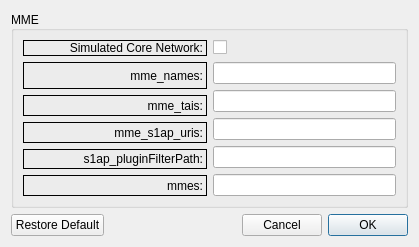
<?xml version="1.0" encoding="UTF-8"?>
<ui version="4.0">
 <class>MmeForm</class>
 <widget class="QWidget" name="MmeForm">
  <property name="geometry">
   <rect>
    <x>0</x>
    <y>0</y>
    <width>419</width>
    <height>229</height>
   </rect>
  </property>
  <property name="windowTitle">
   <string>Form</string>
  </property>
  <layout class="QGridLayout" name="gridLayout_4">
   <item row="0" column="0">
    <layout class="QVBoxLayout" name="verticalLayout_6">
     <item>
      <widget class="QGroupBox" name="gbMME">
       <property name="maximumSize">
        <size>
         <width>16777215</width>
         <height>200</height>
        </size>
       </property>
       <property name="title">
        <string>MME</string>
       </property>
       <property name="alignment">
        <set>Qt::AlignLeading|Qt::AlignLeft|Qt::AlignVCenter</set>
       </property>
       <layout class="QGridLayout" name="gridLayout">
        <item row="3" column="0">
         <layout class="QHBoxLayout" name="horizontalLayout">
          <item>
           <layout class="QVBoxLayout" name="verticalLayout_2">
            <item>
             <widget class="QLabel" name="lblMme_names">
              <property name="enabled">
               <bool>true</bool>
              </property>
              <property name="minimumSize">
               <size>
                <width>184</width>
                <height>27</height>
               </size>
              </property>
              <property name="frameShape">
               <enum>QFrame::Box</enum>
              </property>
              <property name="frameShadow">
               <enum>QFrame::Plain</enum>
              </property>
              <property name="text">
               <string>mme_names:</string>
              </property>
              <property name="alignment">
               <set>Qt::AlignRight|Qt::AlignTrailing|Qt::AlignVCenter</set>
              </property>
             </widget>
            </item>
            <item>
             <widget class="QLabel" name="lblMme_tais">
              <property name="enabled">
               <bool>true</bool>
              </property>
              <property name="frameShape">
               <enum>QFrame::Box</enum>
              </property>
              <property name="frameShadow">
               <enum>QFrame::Plain</enum>
              </property>
              <property name="text">
               <string>mme_tais:</string>
              </property>
              <property name="alignment">
               <set>Qt::AlignRight|Qt::AlignTrailing|Qt::AlignVCenter</set>
              </property>
             </widget>
            </item>
            <item>
             <widget class="QLabel" name="lblMme_s1ap_uris">
              <property name="enabled">
               <bool>true</bool>
              </property>
              <property name="frameShape">
               <enum>QFrame::Box</enum>
              </property>
              <property name="frameShadow">
               <enum>QFrame::Plain</enum>
              </property>
              <property name="text">
               <string>mme_s1ap_uris:</string>
              </property>
              <property name="alignment">
               <set>Qt::AlignRight|Qt::AlignTrailing|Qt::AlignVCenter</set>
              </property>
             </widget>
            </item>
            <item>
             <widget class="QLabel" name="lbl_Mme_s1ap_pluginFilterPath">
              <property name="enabled">
               <bool>true</bool>
              </property>
              <property name="frameShape">
               <enum>QFrame::Box</enum>
              </property>
              <property name="frameShadow">
               <enum>QFrame::Plain</enum>
              </property>
              <property name="text">
               <string>s1ap_pluginFilterPath:</string>
              </property>
              <property name="alignment">
               <set>Qt::AlignRight|Qt::AlignTrailing|Qt::AlignVCenter</set>
              </property>
             </widget>
            </item>
            <item>
             <widget class="QLabel" name="lblMmes">
              <property name="frameShape">
               <enum>QFrame::Box</enum>
              </property>
              <property name="text">
               <string>mmes:</string>
              </property>
              <property name="textFormat">
               <enum>Qt::AutoText</enum>
              </property>
              <property name="alignment">
               <set>Qt::AlignRight|Qt::AlignTrailing|Qt::AlignVCenter</set>
              </property>
             </widget>
            </item>
           </layout>
          </item>
          <item>
           <layout class="QVBoxLayout" name="verticalLayout">
            <item>
             <widget class="QLineEdit" name="tetMme_names">
              <property name="enabled">
               <bool>true</bool>
              </property>
             </widget>
            </item>
            <item>
             <widget class="QLineEdit" name="tetMme_tais"/>
            </item>
            <item>
             <widget class="QLineEdit" name="tetMme_s1ap_uris"/>
            </item>
            <item>
             <widget class="QLineEdit" name="tetS1ap_pluginFilterPath"/>
            </item>
            <item>
             <widget class="QLineEdit" name="tetMmes"/>
            </item>
           </layout>
          </item>
         </layout>
        </item>
        <item row="1" column="0">
         <layout class="QHBoxLayout" name="horizontalLayout_2">
          <item>
           <widget class="QLabel" name="lblMmes_2">
            <property name="frameShape">
             <enum>QFrame::Box</enum>
            </property>
            <property name="text">
             <string>Simulated Core Network:</string>
            </property>
            <property name="textFormat">
             <enum>Qt::AutoText</enum>
            </property>
            <property name="alignment">
             <set>Qt::AlignRight|Qt::AlignTrailing|Qt::AlignVCenter</set>
            </property>
           </widget>
          </item>
          <item>
           <widget class="QCheckBox" name="checkBox">
            <property name="text">
             <string/>
            </property>
           </widget>
          </item>
         </layout>
        </item>
       </layout>
      </widget>
     </item>
    </layout>
   </item>
   <item row="1" column="0">
    <layout class="QHBoxLayout" name="horizontalLayout_3">
     <item>
      <widget class="QPushButton" name="pbReset">
       <property name="text">
        <string>Restore Default</string>
       </property>
      </widget>
     </item>
     <item>
      <spacer name="horizontalSpacer">
       <property name="orientation">
        <enum>Qt::Horizontal</enum>
       </property>
       <property name="sizeHint" stdset="0">
        <size>
         <width>40</width>
         <height>20</height>
        </size>
       </property>
      </spacer>
     </item>
     <item>
      <widget class="QDialogButtonBox" name="buttonBox">
       <property name="enabled">
        <bool>true</bool>
       </property>
       <property name="focusPolicy">
        <enum>Qt::NoFocus</enum>
       </property>
       <property name="layoutDirection">
        <enum>Qt::RightToLeft</enum>
       </property>
       <property name="orientation">
        <enum>Qt::Horizontal</enum>
       </property>
       <property name="standardButtons">
        <set>QDialogButtonBox::Cancel|QDialogButtonBox::Ok</set>
       </property>
       <property name="centerButtons">
        <bool>false</bool>
       </property>
      </widget>
     </item>
    </layout>
   </item>
  </layout>
 </widget>
 <resources/>
 <connections/>
</ui>
